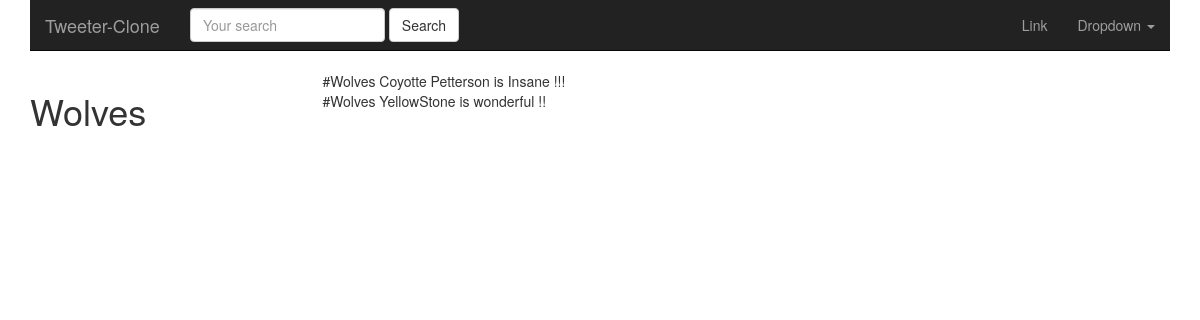
The app's page /tags/Wolves/, older data.
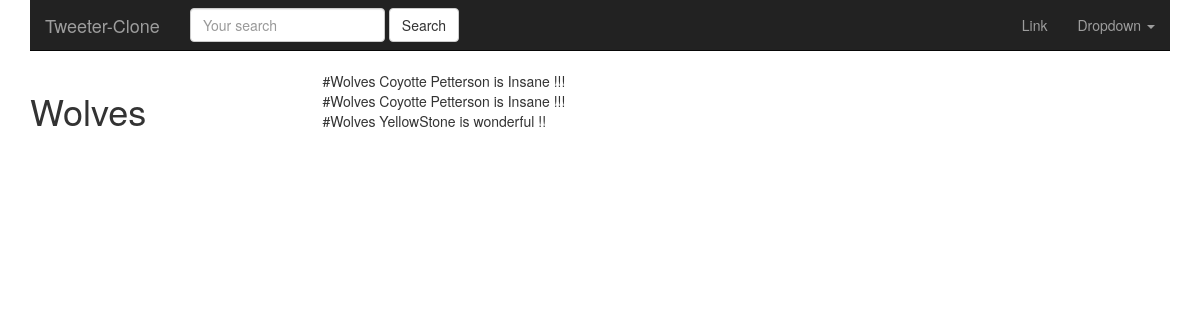
The same page, newer data.
### hashtags/models.py (models this page shows, shortened)
class HashTag(models.Model):
    tag = models.CharField(max_length=120)
    timestamp = models.DateTimeField(auto_now_add=True)
    def get_tweets(self):
        return Tweet.objects.filter(content__icontains="#" + self.tag)

### tweets/models.py (models this page shows, shortened)
class Tweet(models.Model):
    parent      = models.ForeignKey('self', blank=True, null=True)
    user        = models.ForeignKey(settings.AUTH_USER_MODEL)
    content     = models.CharField(max_length=255, validators=[validate_content])
    liked       = models.ManyToManyField(settings.AUTH_USER_MODEL, blank=True, related_name='liked')
    reply       = models.BooleanField(verbose_name='Is a reply?', default=False)
    updated     = models.DateTimeField(auto_now=True)
    timestamp   = models.DateTimeField(auto_now_add=True)
    objects     = TweetManager()
    class Meta:
        ordering = ['-timestamp']

### hashtags/views.py (the view)
# urls.py: url(r'^tags/(?P<hashtag>.*)/$', HashTagView.as_view(), name='hashtag'),
class HashTagView(View):
    def get(self, request, hashtag, *args, **kwargs):
        obj, created = HashTag.objects.get_or_create(tag=hashtag)
        return render(request, 'hashtags/tweet_hashtag.html', {"obj": obj})

### hashtags/templates/hashtags/tweet_hashtag.html
{% extends "base.html" %}
{% block content %}
  <div class='row'>
      <div class='col-sm-3 col-xs-12'>
      <h1>{{ obj.tag }}</h1>
      </div>
      <div class='col-sm-9 '>
        {% for tweet in obj.get_tweets %}
          {{ tweet.content }} <br/>
        {% endfor %}
      </div>
  </div>
{% endblock content %}

### templates/base.html (shortened to what this page needs)
{% load static %}
<html lang="en">
  <head>
    <link href="{% static 'css/bootstrap.min.css' %}" rel="stylesheet">
  </head>
  <body>
    <div class="container">
      {% include 'navbar.html' %}
      {% block content %}{% endblock content %}
    </div>
  </body>
</html>

### templates/navbar.html (shortened to what this page needs)
<nav class="navbar navbar-inverse navbar-static-top">
  <div class="container-fluid">
    <div class="navbar-header">
      <a class="navbar-brand" href="{% url 'home' %}">Tweeter-Clone</a>
    </div>
    {% include "tweets/tweet_search.html" %}
    <div class="collapse navbar-collapse" id="bs-example-navbar-collapse-1">
      <ul class="nav navbar-nav navbar-right">
        <li><a href="#">Link</a></li>
        <li class="dropdown">
          <a href="#" class="dropdown-toggle" data-toggle="dropdown"
          role="button" aria-haspopup="true" aria-expanded="false">Dropdown
          <span class="caret"></span></a>
        </li>
      </ul>
    </div>
  </div>
</nav>

### tweets/templates/tweets/tweet_search.html
<form id='navbar-search-form' class="navbar-form navbar-left" method='GET'
action='{% url "tweets:list" %}'>
        <div class="form-group">
            <input class="form-control" type='text' name='q'
            placeholder='Your search' value='{{ request.GET.q }}'/>
            </div>
        <input class="btn btn-default" type='submit' value='Search'/>
</form>

Row changes from the older to the newer data that the page shows:
added Tweet: content "#Wolves Coyotte Petterson is Insane !!!"
